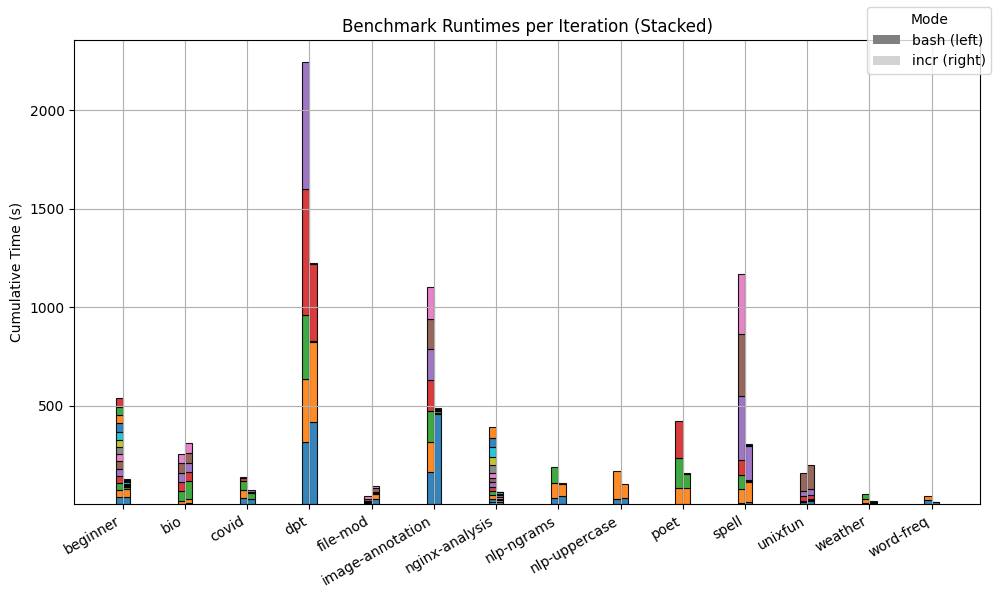

Write the Python code that produced this figure.
import matplotlib.pyplot as plt
import numpy as np
import pandas as pd
import matplotlib
from matplotlib.patches import Patch

BENCHMARKS = [
    "beginner",
    "bio",
    "covid",
    "dpt",
    "file-mod",
    "image-annotation",
    "nginx-analysis",
    "nlp-ngrams",
    "nlp-uppercase",
    "poet",
    "spell",
    "unixfun",
    "weather",
    "word-freq",
]

figure, axes = plt.subplots(figsize=(10, 6))
axes.grid()

width = 0.35  # Bar width
all_colors = matplotlib.colormaps.get_cmap("tab10")

for i, benchmark in enumerate(BENCHMARKS):
    data = pd.read_csv(f"../results/{benchmark}-time.csv")

    # Get per-iteration times
    bash_times = data[data["mode"] == "bash"]["time_sec"].values
    incr_times = data[data["mode"] == "incr"]["time_sec"].values

    num_iters = min(len(bash_times), len(incr_times))
    colors = [all_colors(j % 10) for j in range(num_iters)]

    # X offset for this benchmark
    x_base = i * 3

    # Stack bash (left)
    bash_bottom = 0
    for j in range(num_iters):
        axes.bar(
            x_base - width / 2,
            bash_times[j],
            width,
            bottom=bash_bottom,
            color=colors[j],
            alpha=0.9,
            edgecolor="black",
            linewidth=0.8,
        )
        bash_bottom += bash_times[j]

    # Stack incr (right)
    incr_bottom = 0
    for j in range(num_iters):
        axes.bar(
            x_base + width / 2,
            incr_times[j],
            width,
            bottom=incr_bottom,
            color=colors[j],
            alpha=0.9,
            edgecolor="black",
            linewidth=0.8,
        )
        incr_bottom += incr_times[j]

# X-axis labels
axes.set_xticks([i * 3 for i in range(len(BENCHMARKS))])
axes.set_xticklabels(BENCHMARKS, rotation=30, ha="right")

axes.set_ylabel("Cumulative Time (s)")
axes.set_title("Benchmark Runtimes per Iteration (Stacked)")

# --- Legend setup ---
# Iteration colors
# get the max number of iterations across all benchmarks
num_iters = max(
    pd.read_csv(f"../results/{benchmark}-time.csv")["mode"].value_counts().max()
    for benchmark in BENCHMARKS
)
iter_patches = [
    Patch(facecolor=all_colors(i % 10), edgecolor="black", label=f"Iter {i+1}")
    for i in range(num_iters)
]

# Mode indicators
mode_patches = [
    Patch(facecolor="gray", label="bash (left)"),
    Patch(facecolor="lightgray", label="incr (right)")
]

# Combine legends (iteration colors + mode)
#legend1 = figure.legend(handles=iter_patches, title="Iteration", loc="upper right")
#figure.add_artist(legend1)  # Add iteration legend first
figure.legend(handles=mode_patches, title="Mode", loc="upper right")
figure.tight_layout()
figure.savefig("plot.png", bbox_inches="tight")
